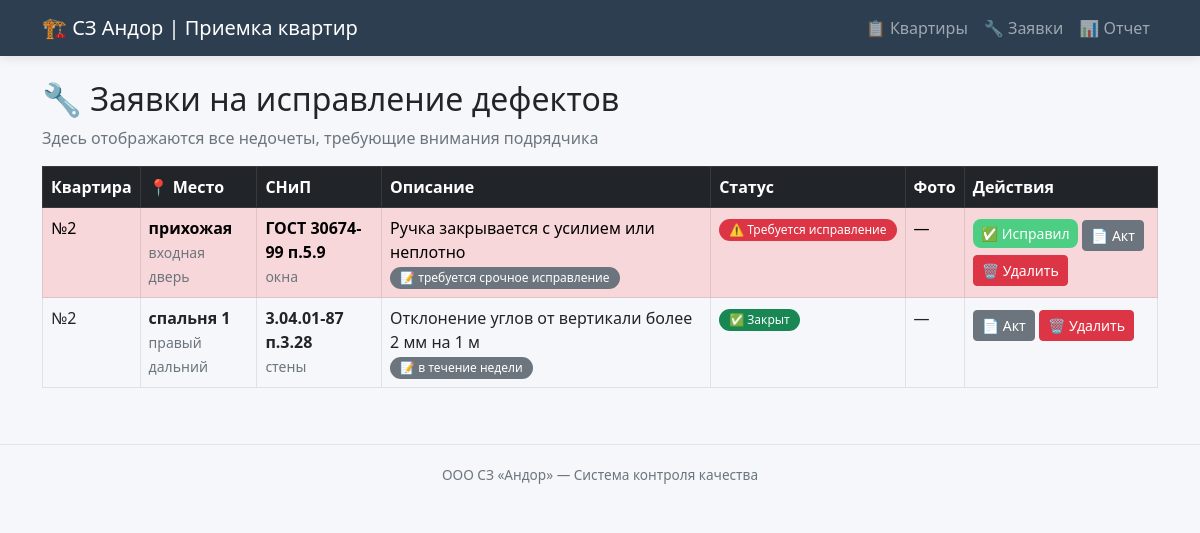
The page /defects on the database as committed earlier.
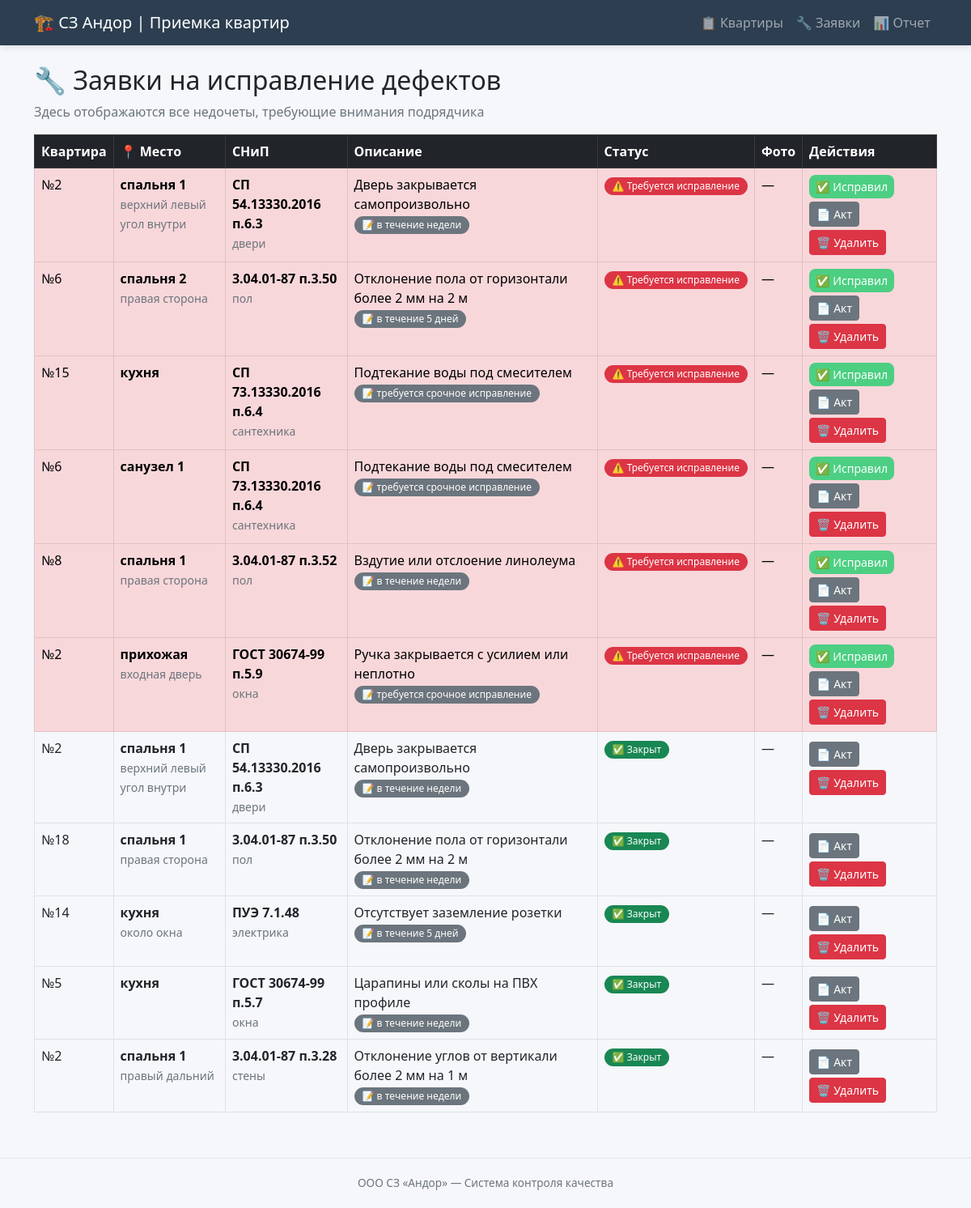
The same page on the database as committed later.
### tables this page shows
CREATE TABLE defects (
            id INTEGER PRIMARY KEY AUTOINCREMENT,
            flat_id INTEGER NOT NULL,
            snip_defect_id INTEGER NOT NULL,
            room TEXT,
            location_detail TEXT,
            comment TEXT,
            photo_path TEXT,
            status TEXT DEFAULT 'open',
            created_at TIMESTAMP,
            fixed_at TIMESTAMP,
            FOREIGN KEY (flat_id) REFERENCES flats(id),
            FOREIGN KEY (snip_defect_id) REFERENCES snip_defects(id)
        );

CREATE TABLE flats (
    id INTEGER PRIMARY KEY AUTOINCREMENT,
    number TEXT NOT NULL,
    street TEXT,
    house TEXT,
    entrance INTEGER,
    floor INTEGER,
    status TEXT DEFAULT 'in_progress'
);

CREATE TABLE snip_defects (
            id INTEGER PRIMARY KEY AUTOINCREMENT,
            code TEXT NOT NULL,
            category TEXT NOT NULL,
            description TEXT NOT NULL,
            severity TEXT NOT NULL
        );

### app.py (the view)
@app.route('/defects')
def defects():
    conn = get_db()
    all_defects = conn.execute('''
        SELECT d.*, f.number as flat_number, f.street, f.house,
               s.code, s.category, s.description, s.severity
        FROM defects d
        JOIN flats f ON d.flat_id = f.id
        JOIN snip_defects s ON d.snip_defect_id = s.id
        ORDER BY
            CASE d.status
                WHEN 'open' THEN 1
                WHEN 'fixed' THEN 2
                WHEN 'closed' THEN 3
            END,
            d.created_at DESC
    ''').fetchall()
    conn.close()
    return render_template('defects.html', defects=all_defects)

### app.py (called while the page is built)
def get_db():
    conn = sqlite3.connect(DB_PATH)
    conn.row_factory = sqlite3.Row
    return conn

### templates/defects.html (shortened to what this page needs)
{% extends "base.html" %}
{% block content %}
<h2>🔧 Заявки на исправление дефектов</h2>
<p class="text-muted">Здесь отображаются все недочеты, требующие внимания подрядчика</p>
<div class="table-responsive">
    <table class="table table-bordered table-hover">
        <thead class="table-dark">
            <tr>
                <th>Квартира</th>
                <th>📍 Место</th>
                <th>СНиП</th>
                <th>Описание</th>
                <th>Статус</th>
                <th>Фото</th>
                <th>Действия</th>
            </tr>
        </thead>
        <tbody>
            {% for d in defects %}
            <tr class="{% if d.status == 'open' %}table-danger{% elif d.status == 'fixed' %}table-warning{% endif %}">
                <td>
                    №{{ d.flat_number }}<br>
                </td>
                <td>
                    {% if d.room %}
                        <strong>{{ d.room }}</strong>
                        {% if d.location_detail %}
                            <br><small class="text-muted">{{ d.location_detail }}</small>
                        {% endif %}
                    {% else %}
                        <span class="text-muted">—</span>
                    {% endif %}
                </td>
                <td>
                    <strong>{{ d.code }}</strong><br>
                    <span class="small text-muted">{{ d.category }}</span>
                </td>
                <td>
                    {{ d.description[:80] }}
                    {% if d.comment %}
                        <br><span class="badge bg-secondary">📝 {{ d.comment[:40] }}</span>
                    {% endif %}
                 </td>
                <td>
                    {% if d.status == 'open' %}
                        <span class="badge bg-danger">⚠️ Требуется исправление</span>
                    {% elif d.status == 'fixed' %}
                        <span class="badge bg-warning">🔄 Ожидает проверки</span>
                    {% else %}
                        <span class="badge bg-success">✅ Закрыт</span>
                    {% endif %}
                 </td>
                <td>
                    {% if d.photo_path %}
                        <a href="/{{ d.photo_path }}" target="_blank" class="btn btn-sm btn-outline-info">📷 Фото</a>
                    {% else %}
                        —
                    {% endif %}
                 </td>
                <td>
                    {% if d.status == 'open' %}
                        <a href="/defect/{{ d.id }}/fix" class="btn btn-sm btn-success">✅ Исправил</a>
                    {% elif d.status == 'fixed' %}
                        <div class="btn-group btn-group-sm">
                            <a href="/defect/{{ d.id }}/close" class="btn btn-primary">✓ Принять</a>
                            <a href="/defect/{{ d.id }}/reopen" class="btn btn-danger">↺ На доработку</a>
                        </div>
                    {% endif %}
                    <a href="/generate_act/{{ d.id }}" class="btn btn-sm btn-secondary mt-1">📄 Акт</a>
                    <a href="/defect/{{ d.id }}/delete" class="btn btn-sm btn-danger mt-1" onclick="return confirm('Удалить этот недочет?')">🗑️ Удалить</a>
                 </td>
             </tr>
            {% endfor %}
        </tbody>
    </table>
</div>
{% endblock %}

### templates/base.html (shortened to what this page needs)
<!DOCTYPE html>
<html lang="ru">
<head>
    <link href="https://cdn.jsdelivr.net/npm/bootstrap@5.2.3/dist/css/bootstrap.min.css" rel="stylesheet">
</head>
<body>
    <nav class="navbar navbar-expand-lg navbar-dark bg-dark">
        <div class="container">
            <a class="navbar-brand" href="/">🏗️ СЗ Андор | Приемка квартир</a>
            <div class="navbar-nav ms-auto">
                <a class="nav-link" href="/">📋 Квартиры</a>
                <a class="nav-link" href="/defects">🔧 Заявки</a>
                <a class="nav-link" href="/report">📊 Отчет</a>
            </div>
        </div>
    </nav>
    <div class="container mt-4">
        {% block content %}{% endblock %}
    </div>
    <footer class="text-center">
        <div class="container">
            ООО СЗ «Андор» — Система контроля качества
        </div>
    </footer>
</body>
</html>

### templates/base.html (style rules this page uses)
body { background-color: #f5f7fa; font-family: 'Segoe UI', Tahoma, Geneva, Verdana, sans-serif; }
.navbar { background-color: #2c3e50 !important; box-shadow: 0 2px 10px rgba(0,0,0,0.1); }
.navbar-brand { font-weight: 500; font-size: 1.25rem; }
.badge { padding: 5px 10px; font-weight: 500; border-radius: 20px; }
.btn-success { background-color: #4ccf83; border: none; border-radius: 8px; }
footer { border-top: 1px solid #dee7f0; padding: 20px 0; margin-top: 40px; color: #6c757d; font-size: 0.85rem; }

Rows that differ between the two databases and show on the page:
added defects: flat_number "2", room "спальня 1", location_detail "верхний левый угол внутри", code "СП 54.13330.2016 п.6.3", category "двери", description "Дверь закрывается самопроизвольно", comment "в течение недели", status "⚠️ Требуется исправление"
added defects: flat_number "6", room "спальня 2", location_detail "правая сторона", code "3.04.01-87 п.3.50", category "пол", description "Отклонение пола от горизонтали более 2 мм на 2 м", comment "в течение 5 дней", status "⚠️ Требуется исправление"
added defects: flat_number "15", room "кухня", code "СП 73.13330.2016 п.6.4", category "сантехника", description "Подтекание воды под смесителем", comment "требуется срочное исправление", status "⚠️ Требуется исправление"
added defects: flat_number "6", room "санузел 1", code "СП 73.13330.2016 п.6.4", category "сантехника", description "Подтекание воды под смесителем", comment "требуется срочное исправление", status "⚠️ Требуется исправление"
added defects: flat_number "8", room "спальня 1", location_detail "правая сторона", code "3.04.01-87 п.3.52", category "пол", description "Вздутие или отслоение линолеума", comment "в течение недели", status "⚠️ Требуется исправление"
added defects: flat_number "2", room "спальня 1", location_detail "верхний левый угол внутри", code "СП 54.13330.2016 п.6.3", category "двери", description "Дверь закрывается самопроизвольно", comment "в течение недели", status "✅ Закрыт"
added defects: flat_number "18", room "спальня 1", location_detail "правая сторона", code "3.04.01-87 п.3.50", category "пол", description "Отклонение пола от горизонтали более 2 мм на 2 м", comment "в течение недели", status "✅ Закрыт"
added defects: flat_number "14", room "кухня", location_detail "около окна", code "ПУЭ 7.1.48", category "электрика", description "Отсутствует заземление розетки", comment "в течение 5 дней", status "✅ Закрыт"
added defects: flat_number "5", room "кухня", code "ГОСТ 30674-99 п.5.7", category "окна", description "Царапины или сколы на ПВХ профиле", comment "в течение недели", status "✅ Закрыт"
